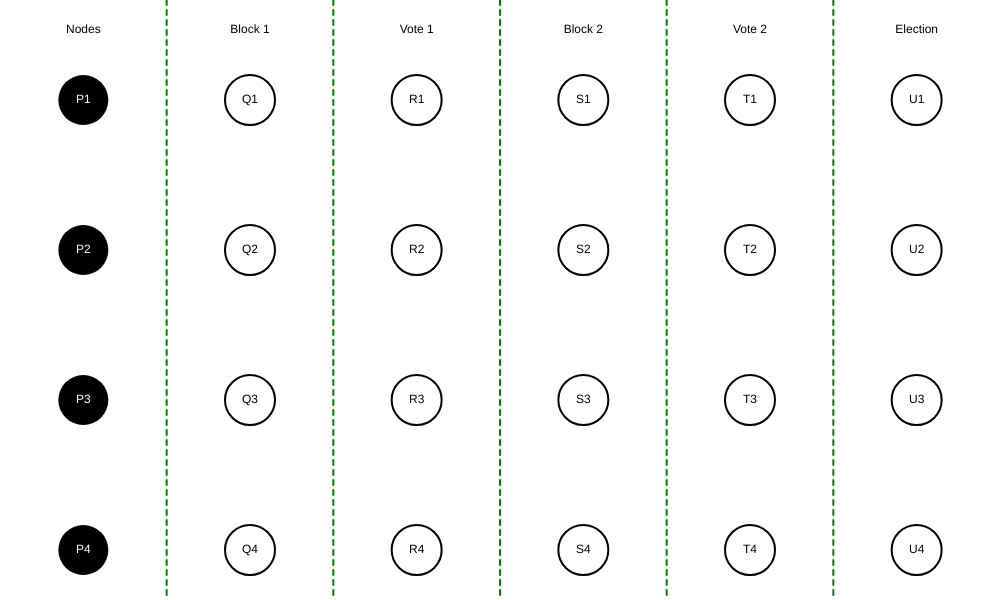
Frame 1 (no input)
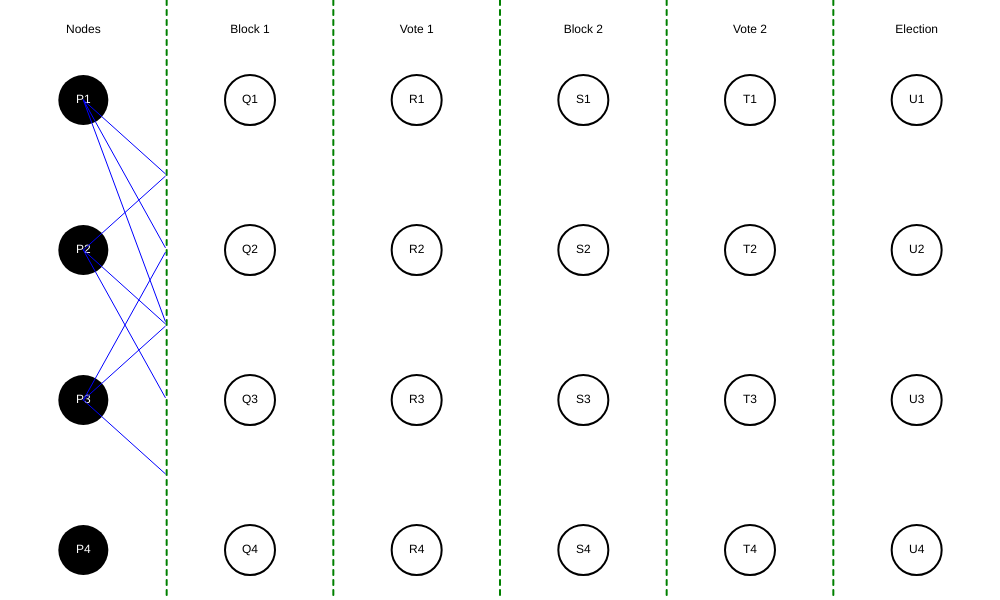
Frame 60 (no input)
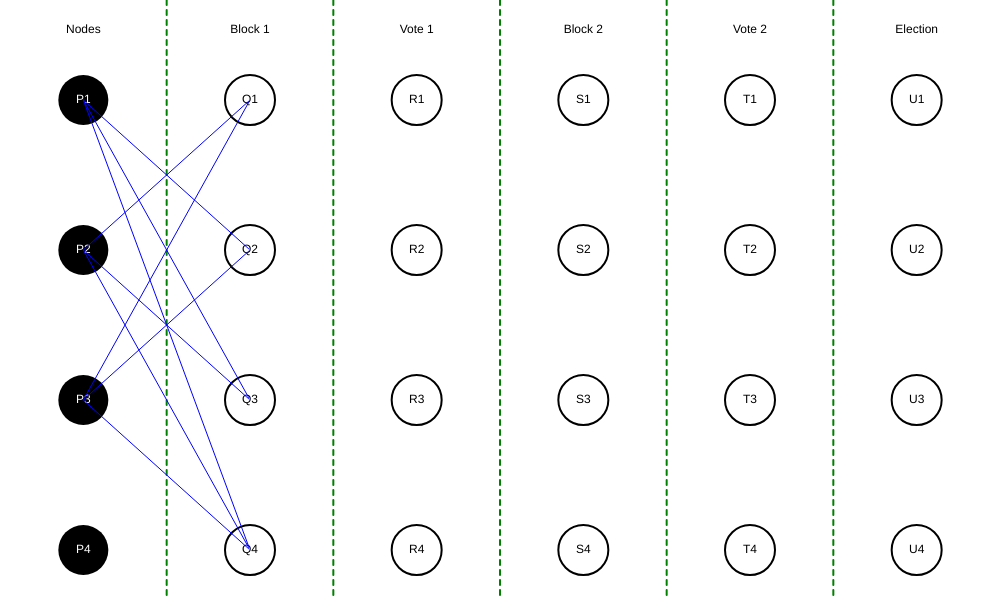
Frame 120 (the mouse pressed at the canvas centre since frame 60)

The p5.js sketch that drew these frames (run headless with seeded random() and noise() and a simulated clock; from frame 60 on, the mouse is pressed at the canvas centre):

// p5.js sketch
// ── sketch.js
let nodes = [];
let points = [];
let stages = ['Nodes', 'Block 1', 'Vote 1', 'Block 2', 'Vote 2', 'Election'];
let stageWidth;
let totalSteps = 120; // Number of frames to complete one stage, doublé pour une propagation plus lente
let traits = [];
let restartTime = 10000; // 6 seconds
let simulationEnded = false;
let endTime = 0;
let horizontalDelay = 2000; // 800 milliseconds delay for horizontal alignment with P4

const voteColors = {
  100: 'red',    // R1, S1, T1
  250: 'green',  // R2, S2, T2
  400: 'blue',   // R3, S3, T3
  550: 'orange'  // R4, S4, T4
};

class Node {
  constructor(x, y, label, startDelay) {
    this.x = x;
    this.y = y;
    this.label = label;
    this.sent = false;
    this.stage = 0; // Les nœuds sont toujours au stage 0
    this.startDelay = startDelay;
    this.startTime = millis();
  }

  draw() {
    fill(0);
    ellipse(this.x, this.y, 50, 50);
    fill(255);
    textAlign(CENTER, CENTER);
    text(this.label, this.x, this.y);
  }

  sendTraits() {
    if (!this.sent && millis() - this.startTime >= this.startDelay) {
      for (let point of points) {
        if (point.stage === 1 && this.y !== point.y) {
          let trait = new Trait(this.x, this.y, point.x, point.y, 0, 'blue');
          
          // Ajouter un délai si aligné horizontalement avec P4
          if (this.y === 550) {
            setTimeout(() => traits.push(trait), horizontalDelay);
          } else {
            traits.push(trait);
          }
        }
      }
      this.sent = true;
    }
  }
}

class Point {
  constructor(x, y, label, stage) {
    this.x = x;
    this.y = y;
    this.label = label;
    this.received = 0;
    this.stage = stage;
    this.sent = false;
    this.color = 'black'; // Default color for circles
  }

  draw() {
    stroke(this.color);
    fill(255);
    ellipse(this.x, this.y, 50, 50);
    fill(0);
    noStroke();
    textAlign(CENTER, CENTER);
    text(this.label, this.x, this.y);
  }

  sendTraits() {
    let requiredReceived = (this.stage === 3 || this.stage === 5) ? 2 : 1;

    if (this.received >= requiredReceived && !this.sent) {
      for (let point of points) {
        if (this.stage + 1 === point.stage && this.y !== point.y) {
          let trait = new Trait(this.x, this.y, point.x, point.y, 0, 'blue');
          
          // Ajouter un délai si aligné horizontalement avec P4
          if (this.y === 550) {
            setTimeout(() => traits.push(trait), horizontalDelay);
          } else {
            traits.push(trait);
          }
        }
      }
      this.sent = true;
    }
  }

  receiveTrait(trait) {
    if (this.stage === 2 || this.stage === 4) { // Change color for Vote 1 and Vote 2 stages
      this.color = voteColors[this.y] || 'blue';
      trait.color = this.color;
    }
    this.received++;
  }
}

class Trait {
  constructor(startX, startY, endX, endY, stepProgress, color) {
    this.startX = startX;
    this.startY = startY;
    this.endX = endX;
    this.endY = endY;
    this.stepProgress = stepProgress;
    this.color = color;
    this.arrived = false;
  }

  draw() {
    stroke(this.color);
    strokeWeight(1);
    line(this.startX, this.startY, lerp(this.startX, this.endX, this.stepProgress), lerp(this.startY, this.endY, this.stepProgress));
    if (!this.arrived) {
      this.stepProgress += 1 / totalSteps;
      if (this.stepProgress >= 1) {
        this.arrived = true;
        for (let point of points) {
          if (dist(this.endX, this.endY, point.x, point.y) < 1) {
            point.receiveTrait(this);
          }
        }
        // Check if simulation has ended
        if (traits.every(trait => trait.arrived)) {
          simulationEnded = true;
          endTime = millis();
        }
      }
    } else {
      stroke(this.color);
      strokeWeight(1);
      line(this.startX, this.startY, this.endX, this.endY);
    }
  }

  checkArrival() {
    return this.arrived;
  }
}

function setup() {
  createCanvas(1000, 600);
  stageWidth = width / stages.length;
  initializeNodesAndPoints();
}

function draw() {
  background(255);
  drawTimeStages();
  drawPoints();

  for (let node of nodes) {
    node.draw();
    node.sendTraits();
  }

  for (let point of points) {
    point.draw();
    point.sendTraits();
  }

  for (let trait of traits) {
    trait.draw();
  }

  if (simulationEnded) {
    if (millis() - endTime >= restartTime) {
      initializeNodesAndPoints();
      simulationEnded = false;
    }
  }
}

function drawTimeStages() {
  stroke('green');
  strokeWeight(2);
  for (let i = 1; i < stages.length; i++) {
    let x = i * stageWidth;
    for (let y = 0; y < height; y += 10) {
      line(x, y, x, y + 5);
    }
  }

  // Draw stage labels
  fill(0);
  noStroke();
  textAlign(CENTER, CENTER);
  for (let i = 0; i < stages.length; i++) {
    let x = i * stageWidth + stageWidth / 2;
    text(stages[i], x, 30);
  }
}

function drawPoints() {
  fill(0);
  noStroke();
  for (let point of points) {
    for (let i = 1; i < stages.length; i++) {
      let x = i * stageWidth + stageWidth / 2;
      ellipse(x, point.y, 10, 10);
    }
  }
}

function initializeNodesAndPoints() {
  nodes = [];
  points = [];
  traits = [];
  simulationEnded = false;

  nodes.push(new Node(stageWidth / 2, 100, 'P1', 0));
  nodes.push(new Node(stageWidth / 2, 250, 'P2', 0));
  nodes.push(new Node(stageWidth / 2, 400, 'P3', 0));
  nodes.push(new Node(stageWidth / 2, 550, 'P4', 2000)); // Adding a delay of 3000 milliseconds for P4

  points.push(new Point(stageWidth * 1.5, 100, 'Q1', 1));
  points.push(new Point(stageWidth * 1.5, 250, 'Q2', 1));
  points.push(new Point(stageWidth * 1.5, 400, 'Q3', 1));
  points.push(new Point(stageWidth * 1.5, 550, 'Q4', 1));

  points.push(new Point(stageWidth * 2.5, 100, 'R1', 2));
  points.push(new Point(stageWidth * 2.5, 250, 'R2', 2));
  points.push(new Point(stageWidth * 2.5, 400, 'R3', 2));
  points.push(new Point(stageWidth * 2.5, 550, 'R4', 2));

  points.push(new Point(stageWidth * 3.5, 100, 'S1', 3));
  points.push(new Point(stageWidth * 3.5, 250, 'S2', 3));
  points.push(new Point(stageWidth * 3.5, 400, 'S3', 3));
  points.push(new Point(stageWidth * 3.5, 550, 'S4', 3));

  points.push(new Point(stageWidth * 4.5, 100, 'T1', 4));
  points.push(new Point(stageWidth * 4.5, 250, 'T2', 4));
  points.push(new Point(stageWidth * 4.5, 400, 'T3', 4));
  points.push(new Point(stageWidth * 4.5, 550, 'T4', 4));

  points.push(new Point(stageWidth * 5.5, 100, 'U1', 5));
  points.push(new Point(stageWidth * 5.5, 250, 'U2', 5));
  points.push(new Point(stageWidth * 5.5, 400, 'U3', 5));
  points.push(new Point(stageWidth * 5.5, 550, 'U4', 5));
}

// ── style.css
body {
  margin: 0;
  overflow: hidden;
  display: flex;
  justify-content: center;
  align-items: center;
  height: 100vh;
  background: linear-gradient(45deg, #4e54c8, #8f94fb);
}
canvas {
  box-shadow: 0 4px 15px rgba(0, 0, 0, 0.2);
  border-radius: 10px;
}
